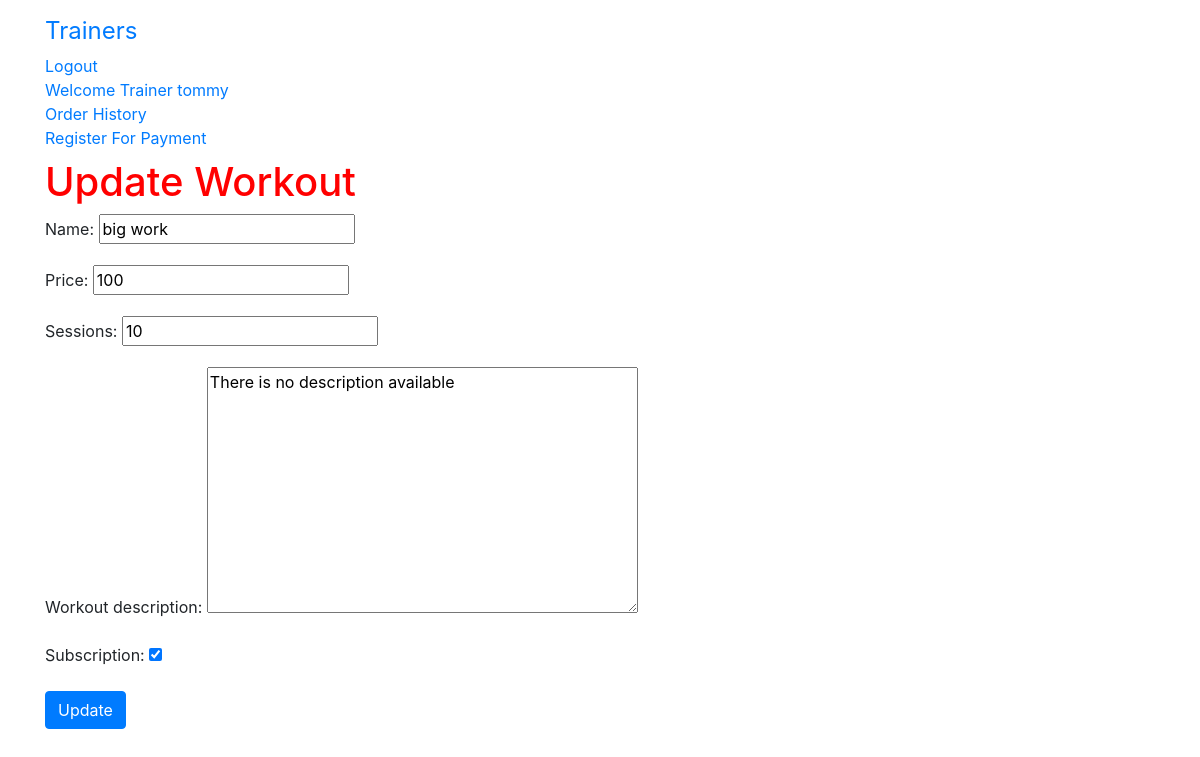
/update/31/ (signed in), run on an earlier commit of the app's database.
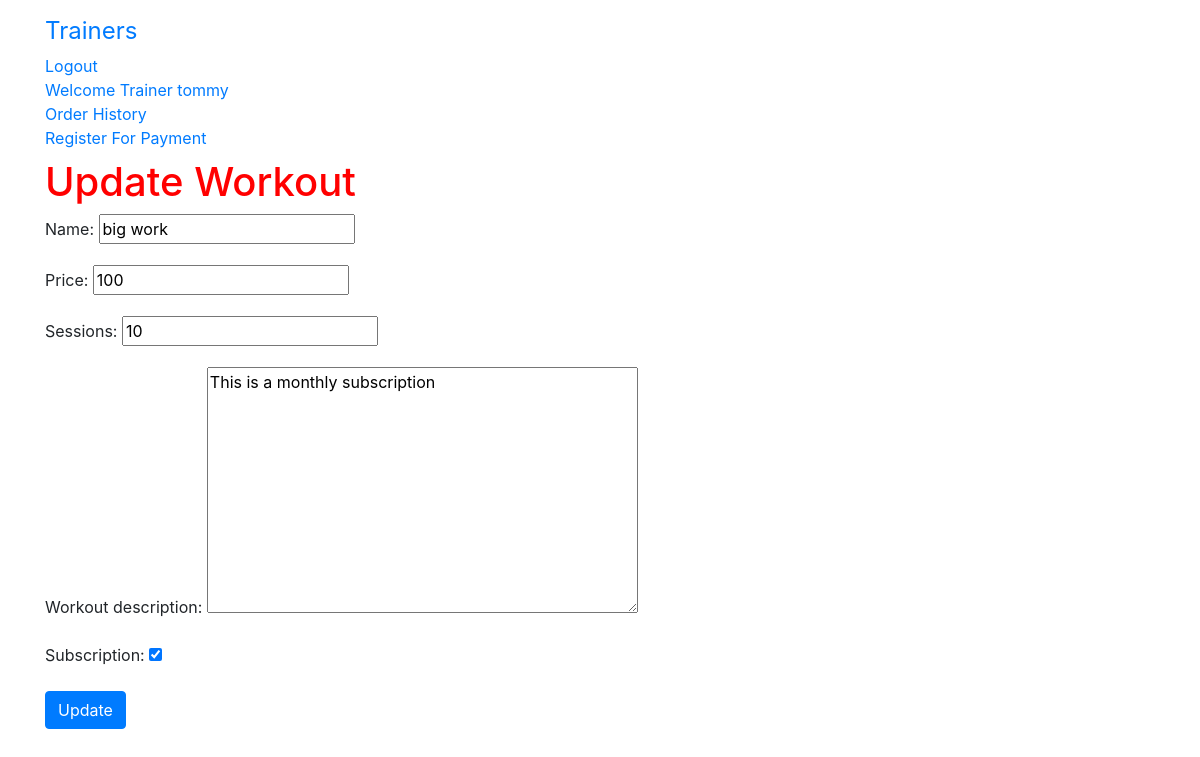
And on a later commit of the database.
### gym/models.py (models this page shows, shortened)
class Workout(models.Model):
    trainer = models.ForeignKey(TrainerProfile,on_delete=models.CASCADE ,related_name='workouts')
    name = models.CharField(max_length=200,null=True)
    price = models.IntegerField()
    sessions = models.PositiveIntegerField(default=0)
    workout_description = models.TextField(default='There is no description available')
    subscription = models.BooleanField(default=False)

### gym/views.py (the view)
# urls.py: path('update/<pk>/',views.WorkoutUpdateView.as_view(),name='workout_update'),
class WorkoutUpdateView(LoginRequiredMixin,UpdateView):
    model = Workout
    fields = ('name','price','sessions','workout_description','subscription')

### gym/templates/gym/workout_form.html (shortened to what this page needs)
{% extends 'base.html'%}
{% block content %}
{% if not form.instance.pk %}
<h1>Add A Workout</h1>
<form method="post">
  {% csrf_token %}
  {{ form.as_p }}
  <input type="submit" class="btn btn-primary" name="" value="Add">
</form>
{% else %}
<h1>Update Workout</h1>
<form method="post">
  {{ form.as_p }}
  <input type="submit" class="btn btn-primary" name="" value="Update">
</form>
{% endif %}
{% endblock %}

What changed in the data, as far as the page shows it:
changed Workout "big work": workout_description "There is no description available" → "This is a monthly subscription"
